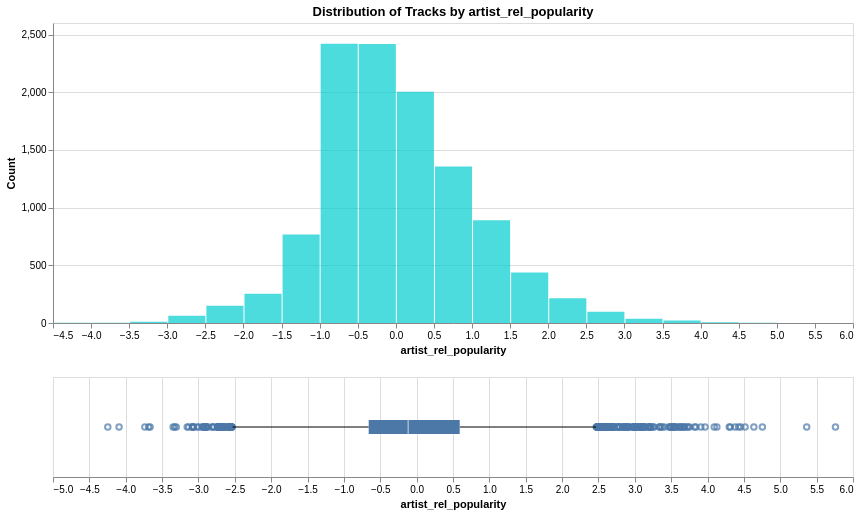

The notebook cell saved with this chart:
### Markdown cell above
### artist_rel_popularity

The popularity of a song normalized by the artist's average popularity.

### Code cell
df['artist_mean_pop'] = df.groupby('name_artist')['popularity'].transform('mean')
df['artist_std_pop'] = df.groupby('name_artist')['popularity'].transform('std')

df['artist_rel_popularity'] = (df['popularity'] - df['artist_mean_pop']) / df['artist_std_pop']
df['artist_rel_popularity'] = df['artist_rel_popularity'].fillna(0) #handle artists with 1 song

analyze_distribution(df, 'artist_rel_popularity', 'artist_rel_popularity', 'darkturquoise')

### Figure 1 — Vega specification as saved in the notebook (floating-point values rounded to 4 significant figures; data arrays with more than 128 entries replaced by an {"elided": "..."} marker saying what was removed)
{"$schema": "https://vega.github.io/schema/vega/v5.json", "data": [{"name": "source_0"}, {"name": "data_0", "values": [{"__count": 1357, "bin_maxbins_10_artist_rel_popularity": 0.0, "bin_maxbins_10_artist_rel_popularity_end": 2.0, "bin_maxbins_40_artist_rel_popularity": 0.5, "bin_maxbins_40_artist_rel_popularity_end": 1.0}, {"__count": 2004, "bin_maxbins_10_artist_rel_popularity": 0.0, "bin_maxbins_10_artist_rel_popularity_end": 2.0, "bin_maxbins_40_artist_rel_popularity": 0.0, "bin_maxbins_40_artist_rel_popularity_end": 0.5}, {"__count": 2419, "bin_maxbins_10_artist_rel_popularity": -2.0, "bin_maxbins_10_artist_rel_popularity_end": 0.0, "bin_maxbins_40_artist_rel_popularity": -0.5, "bin_maxbins_40_artist_rel_popularity_end": 0.0}, {"__count": 2420, "bin_maxbins_10_artist_rel_popularity": -2.0, "bin_maxbins_10_artist_rel_popularity_end": 0.0, "bin_maxbins_40_artist_rel_popularity": -1.0, "bin_maxbins_40_artist_rel_popularity_end": -0.5}, {"__count": 891, "bin_maxbins_10_artist_rel_popularity": 0.0, "bin_maxbins_10_artist_rel_popularity_end": 2.0, "bin_maxbins_40_artist_rel_popularity": 1.0, "bin_maxbins_40_artist_rel_popularity_end": 1.5}, {"__count": 767, "bin_maxbins_10_artist_rel_popularity": -2.0, "bin_maxbins_10_artist_rel_popularity_end": 0.0, "bin_maxbins_40_artist_rel_popularity": -1.5, "bin_maxbins_40_artist_rel_popularity_end": -1.0}, {"__count": 253, "bin_maxbins_10_artist_rel_popularity": -2.0, "bin_maxbins_10_artist_rel_popularity_end": 0.0, "bin_maxbins_40_artist_rel_popularity": -2.0, "bin_maxbins_40_artist_rel_popularity_end": -1.5}, {"__count": 149, "bin_maxbins_10_artist_rel_popularity": -4.0, "bin_maxbins_10_artist_rel_popularity_end": -2.0, "bin_maxbins_40_artist_rel_popularity": -2.5, "bin_maxbins_40_artist_rel_popularity_end": -2.0}, {"__count": 215, "bin_maxbins_10_artist_rel_popularity": 2.0, "bin_maxbins_10_artist_rel_popularity_end": 4.0, "bin_maxbins_40_artist_rel_popularity": 2.0, "bin_maxbins_40_artist_rel_popularity_end": 2.5}, {"__count": 437, "bin_maxbins_10_artist_rel_popularity": 0.0, "bin_maxbins_10_artist_rel_popularity_end": 2.0, "bin_maxbins_40_artist_rel_popularity": 1.5, "bin_maxbins_40_artist_rel_popularity_end": 2.0}, {"__count": 97, "bin_maxbins_10_artist_rel_popularity": 2.0, "bin_maxbins_10_artist_rel_popularity_end": 4.0, "bin_maxbins_40_artist_rel_popularity": 2.5, "bin_maxbins_40_artist_rel_popularity_end": 3.0}, {"__count": 63, "bin_maxbins_10_artist_rel_popularity": -4.0, "bin_maxbins_10_artist_rel_popularity_end": -2.0, "bin_maxbins_40_artist_rel_popularity": -3.0, "bin_maxbins_40_artist_rel_popularity_end": -2.5}, {"__count": 7, "bin_maxbins_10_artist_rel_popularity": 4.0, "bin_maxbins_10_artist_rel_popularity_end": 6.0, "bin_maxbins_40_artist_rel_popularity": 4.0, "bin_maxbins_40_artist_rel_popularity_end": 4.5}, {"__count": 37, "bin_maxbins_10_artist_rel_popularity": 2.0, "bin_maxbins_10_artist_rel_popularity_end": 4.0, "bin_maxbins_40_artist_rel_popularity": 3.0, "bin_maxbins_40_artist_rel_popularity_end": 3.5}, {"__count": 3, "bin_maxbins_10_artist_rel_popularity": -4.0, "bin_maxbins_10_artist_rel_popularity_end": -2.0, "bin_maxbins_40_artist_rel_popularity": -4.0, "bin_maxbins_40_artist_rel_popularity_end": -3.5}, {"__count": 11, "bin_maxbins_10_artist_rel_popularity": -4.0, "bin_maxbins_10_artist_rel_popularity_end": -2.0, "bin_maxbins_40_artist_rel_popularity": -3.5, "bin_maxbins_40_artist_rel_popularity_end": -3.0}, {"__count": 21, "bin_maxbins_10_artist_rel_popularity": 2.0, "bin_maxbins_10_artist_rel_popularity_end": 4.0, "bin_maxbins_40_artist_rel_popularity": 3.5, "bin_maxbins_40_artist_rel_popularity_end": 4.0}, {"__count": 1, "bin_maxbins_10_artist_rel_popularity": 4.0, "bin_maxbins_10_artist_rel_popularity_end": 6.0, "bin_maxbins_40_artist_rel_popularity": 5.0, "bin_maxbins_40_artist_rel_popularity_end": 5.5}, {"__count": 3, "bin_maxbins_10_artist_rel_popularity": 4.0, "bin_maxbins_10_artist_rel_popularity_end": 6.0, "bin_maxbins_40_artist_rel_popularity": 4.5, "bin_maxbins_40_artist_rel_popularity_end": 5.0}, {"__count": 1, "bin_maxbins_10_artist_rel_popularity": 4.0, "bin_maxbins_10_artist_rel_popularity_end": 6.0, "bin_maxbins_40_artist_rel_popularity": 5.5, "bin_maxbins_40_artist_rel_popularity_end": 6.0}, {"__count": 2, "bin_maxbins_10_artist_rel_popularity": -6.0, "bin_maxbins_10_artist_rel_popularity_end": -4.0, "bin_maxbins_40_artist_rel_popularity": -4.5, "bin_maxbins_40_artist_rel_popularity_end": -4.0}]}, {"name": "data_1"}, {"name": "data_2", "values": {"elided": "249 records"}}, {"name": "data_3"}, {"name": "data_4", "values": [{"lower_box_artist_rel_popularity": -0.6591, "lower_whisker_artist_rel_popularity": -2.531, "max_artist_rel_popularity": 2.467}]}, {"name": "data_5", "values": [{"max_artist_rel_popularity": 2.467, "upper_box_artist_rel_popularity": 0.5923, "upper_whisker_artist_rel_popularity": 2.467}]}, {"name": "data_6"}, {"name": "data_7", "values": [{"lower_box_artist_rel_popularity": -0.6591, "max_artist_rel_popularity": 5.759, "upper_box_artist_rel_popularity": 0.5923}]}, {"name": "data_8", "values": [{"lower_box_artist_rel_popularity": -0.6591, "max_artist_rel_popularity": 5.759, "mid_box_artist_rel_popularity": -0.1169, "upper_box_artist_rel_popularity": 0.5923}]}, {"name": "data_0_concat_0_y_domain___count", "values": [{"min": 1, "max": 2420}]}], "signals": [{"name": "concat_0_bin_maxbins_40_artist_rel_popularity_bins", "value": {"fields": ["artist_rel_popularity"], "fname": "bin_artist_rel_popularity", "start": -4.5, "step": 0.5, "stop": 6.0}}, {"name": "concat_0_height", "value": 300}, {"name": "concat_1_height", "value": 100}], "marks": [{"type": "group", "name": "concat_0_group", "encode": {"update": {"width": {"signal": "width"}, "height": {"signal": "concat_0_height"}}}, "marks": [{"type": "rect", "name": "concat_0_marks", "from": {"data": "data_0"}, "encode": {"update": {"fill": {"value": "darkturquoise"}, "x": {"field": "bin_maxbins_40_artist_rel_popularity_end", "scale": "concat_0_x", "offset": {"signal": "0.5 + (abs(scale(\"concat_0_x\", datum[\"bin_maxbins_40_artist_rel_popularity_end\"]) - scale(\"concat_0_x\", datum[\"bin_maxbins_40_artist_rel_popularity\"])) < 0.25 ? 0.5 * (0.25 - (abs(scale(\"concat_0_x\", datum[\"bin_maxbins_40_artist_rel_popularity_end\"]) - scale(\"concat_0_x\", datum[\"bin_maxbins_40_artist_rel_popularity\"])))) : -0.5)"}}, "x2": {"field": "bin_maxbins_40_artist_rel_popularity", "scale": "concat_0_x", "offset": {"signal": "0.5 + (abs(scale(\"concat_0_x\", datum[\"bin_maxbins_40_artist_rel_popularity_end\"]) - scale(\"concat_0_x\", datum[\"bin_maxbins_40_artist_rel_popularity\"])) < 0.25 ? -0.5 * (0.25 - (abs(scale(\"concat_0_x\", datum[\"bin_maxbins_40_artist_rel_popularity_end\"]) - scale(\"concat_0_x\", datum[\"bin_maxbins_40_artist_rel_popularity\"])))) : 0.5)"}}, "opacity": {"value": 0.7}, "tooltip": {"signal": "{\"artist_rel_popularity (binned)\": !isValid(datum[\"bin_maxbins_10_artist_rel_popularity\"]) || !isFinite(+datum[\"bin_maxbins_10_artist_rel_popularity\"]) ? \"null\" : format(datum[\"bin_maxbins_10_artist_rel_popularity\"], \"\") + \" – \" + format(datum[\"bin_maxbins_10_artist_rel_popularity_end\"], \"\"), \"Count of Records\": format(datum[\"__count\"], \"\")}"}, "y": {"field": "__count", "scale": "concat_0_y"}, "y2": {"value": 0, "scale": "concat_0_y"}}}, "style": ["bar"]}], "axes": [{"scale": "concat_0_y", "labels": false, "minExtent": 0, "grid": true, "ticks": false, "domain": false, "maxExtent": 0, "orient": "left", "zindex": 0, "aria": false, "tickCount": {"signal": "ceil(concat_0_height/40)"}, "gridScale": "concat_0_x"}, {"scale": "concat_0_x", "orient": "bottom", "grid": false, "labelFlush": true, "labelOverlap": true, "title": "artist_rel_popularity", "tickCount": {"signal": "ceil(width/10)"}, "zindex": 0}, {"scale": "concat_0_y", "grid": false, "tickCount": {"signal": "ceil(concat_0_height/40)"}, "zindex": 0, "title": "Count", "labelOverlap": true, "orient": "left"}], "title": {"text": "Distribution of Tracks by artist_rel_popularity", "frame": "group"}, "style": "cell"}, {"type": "group", "name": "concat_1_group", "encode": {"update": {"height": {"signal": "concat_1_height"}, "width": {"signal": "width"}}}, "signals": [{"name": "height", "update": "concat_1_height"}], "marks": [{"type": "symbol", "name": "concat_1_layer_0_layer_0_marks", "from": {"data": "data_2"}, "encode": {"update": {"x": {"field": "artist_rel_popularity", "scale": "concat_1_x"}, "y": {"signal": "concat_1_height", "mult": 0.5}, "opacity": {"value": 0.7}, "fill": {"value": "transparent"}, "stroke": {"value": "#4c78a8"}}}, "style": ["point", "boxplot-outliers"]}, {"type": "rule", "name": "concat_1_layer_0_layer_1_layer_0_marks", "from": {"data": "data_4"}, "encode": {"update": {"x2": {"field": "lower_box_artist_rel_popularity", "scale": "concat_1_x"}, "y": {"signal": "concat_1_height", "mult": 0.5}, "x": {"field": "lower_whisker_artist_rel_popularity", "scale": "concat_1_x"}, "tooltip": {"signal": "format(datum[\"max_artist_rel_popularity\"], \"\")"}, "stroke": {"value": "black"}}}, "aria": false, "style": ["rule", "boxplot-rule"]}, {"type": "rule", "name": "concat_1_layer_0_layer_1_layer_1_marks", "from": {"data": "data_5"}, "encode": {"update": {"x2": {"field": "upper_whisker_artist_rel_popularity", "scale": "concat_1_x"}, "tooltip": {"signal": "format(datum[\"max_artist_rel_popularity\"], \"\")"}, "y": {"signal": "concat_1_height", "mult": 0.5}, "x": {"field": "upper_box_artist_rel_popularity", "scale": "concat_1_x"}, "stroke": {"value": "black"}}}, "style": ["rule", "boxplot-rule"], "aria": false}, {"type": "rect", "name": "concat_1_layer_1_layer_0_marks", "from": {"data": "data_7"}, "encode": {"update": {"yc": {"signal": "concat_1_height", "mult": 0.5}, "x": {"field": "lower_box_artist_rel_popularity", "scale": "concat_1_x"}, "tooltip": {"signal": "format(datum[\"max_artist_rel_popularity\"], \"\")"}, "height": {"value": 14}, "fill": {"value": "#4c78a8"}, "x2": {"field": "upper_box_artist_rel_popularity", "scale": "concat_1_x"}}}, "style": ["bar", "boxplot-box"]}, {"type": "rect", "name": "concat_1_layer_1_layer_1_marks", "from": {"data": "data_8"}, "encode": {"update": {"height": {"value": 14}, "yc": {"signal": "concat_1_height", "mult": 0.5}, "fill": [{"value": "#4c78a8", "test": "datum['lower_box_artist_rel_popularity'] >= datum['upper_box_artist_rel_popularity']"}, {"value": "white"}], "opacity": {"value": 0.7}, "width": {"value": 1}, "xc": {"field": "mid_box_artist_rel_popularity", "scale": "concat_1_x"}, "tooltip": {"signal": "format(datum[\"max_artist_rel_popularity\"], \"\")"}}}, "style": ["tick", "boxplot-median"], "aria": false}], "axes": [{"scale": "concat_1_x", "minExtent": 0, "orient": "bottom", "ticks": false, "labels": false, "maxExtent": 0, "domain": false, "grid": true, "zindex": 0, "aria": false, "tickCount": {"signal": "ceil(width/40)"}}, {"scale": "concat_1_x", "labelOverlap": true, "zindex": 0, "title": "artist_rel_popularity", "labelFlush": true, "tickCount": {"signal": "ceil(width/40)"}, "orient": "bottom", "grid": false}], "style": "cell"}], "scales": [{"name": "concat_0_x", "type": "linear", "domain": {"signal": "[concat_0_bin_maxbins_40_artist_rel_popularity_bins.start, concat_0_bin_maxbins_40_artist_rel_popularity_bins.stop]"}, "range": [0, {"signal": "width"}], "bins": {"signal": "concat_0_bin_maxbins_40_artist_rel_popularity_bins"}, "zero": false}, {"name": "concat_0_y", "type": "linear", "domain": [{"signal": "(data(\"data_0_concat_0_y_domain___count\")[0] || {}).min"}, {"signal": "(data(\"data_0_concat_0_y_domain___count\")[0] || {}).max"}], "range": [{"signal": "concat_0_height"}, 0], "zero": true, "nice": true}, {"name": "concat_1_x", "type": "linear", "domain": {"fields": [{"data": "data_2", "field": "artist_rel_popularity"}, {"data": "data_4", "field": "lower_whisker_artist_rel_popularity"}, {"data": "data_4", "field": "lower_box_artist_rel_popularity"}, {"data": "data_5", "field": "upper_box_artist_rel_popularity"}, {"data": "data_5", "field": "upper_whisker_artist_rel_popularity"}, {"data": "data_7", "field": "lower_box_artist_rel_popularity"}, {"data": "data_7", "field": "upper_box_artist_rel_popularity"}, {"data": "data_8", "field": "mid_box_artist_rel_popularity"}]}, "range": [0, {"signal": "width"}], "nice": true, "zero": true}], "background": "white", "padding": 5, "width": 800, "layout": {"padding": 20, "columns": 1, "bounds": "full", "align": "each"}}
